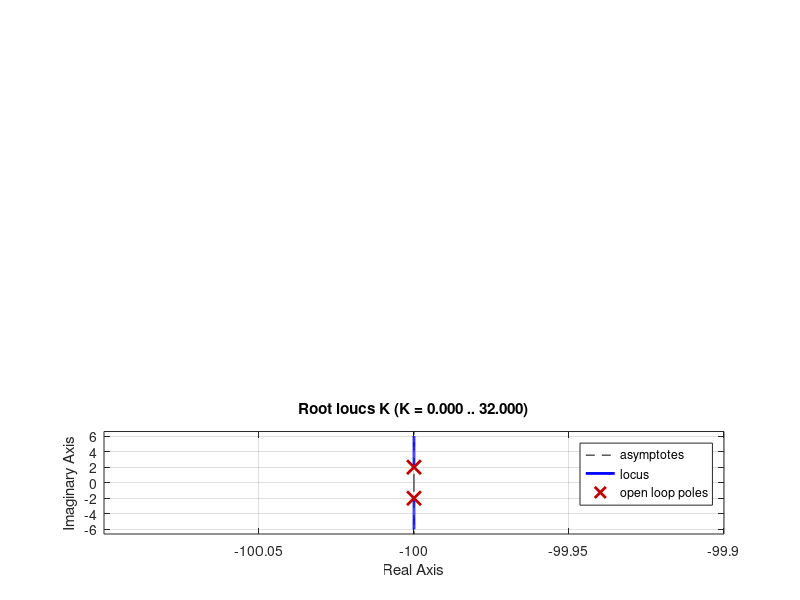

This figure's MATLAB source: (Note: this script raises an error after producing the figure.)
pkg load control
%transmitancja ma postac 1/(as^2 + bs + c)
s1=-100+2i
s2=-100-2i
s=tf('s')
%function[void]=plot_resp(s1,s2)
m=poly([s1 s2]);
K=1/(s^2*m(1)+s*m(2)+m(3))
subplot(3,1,1)
step(K)
subplot(3,1,2)
impulse(K)
subplot(3,1,3)
rlocus(K)
grid on;
%`end
plot_resp(s1,s2)
% +-  -- +
